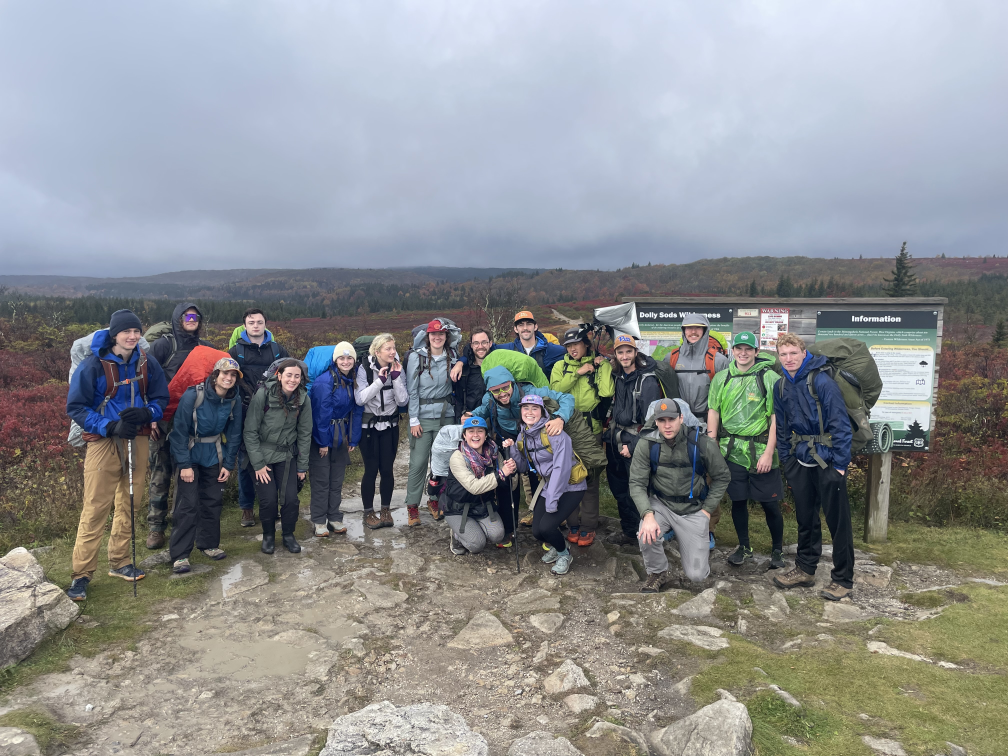
#> input picture ComputerVision/IMG_5330.jpeg, 4032 x 3024 px (shown at 1/4 size)
$ python -i FaceExtraction.py   (imports and definitions only)
#> lines starting #> are read from the running program, lines starting #| are printed output that depends on the picture
import cv2
import time
import shutil
import os

class FaceExtraction:
    def __init__(self):
        self.face_cascade = cv2.CascadeClassifier('ComputerVision\\haarcascade_frontalface_default.xml')
        self.scale_factor = 1

    def extract_faces(self, image):
#> called with image = 'IMG_5330.jpeg'
        start = time.time()

        original_img = cv2.imread(image)
#> original_img is the input picture: shape (3024, 4032, 3); mean B, G, R 144.2, 142, 139.3

        img = cv2.resize(original_img, (int((original_img.shape[1]*(1/self.scale_factor))), int(original_img.shape[0]*(1/self.scale_factor))))
        im = cv2.cvtColor(img, cv2.COLOR_BGR2GRAY)
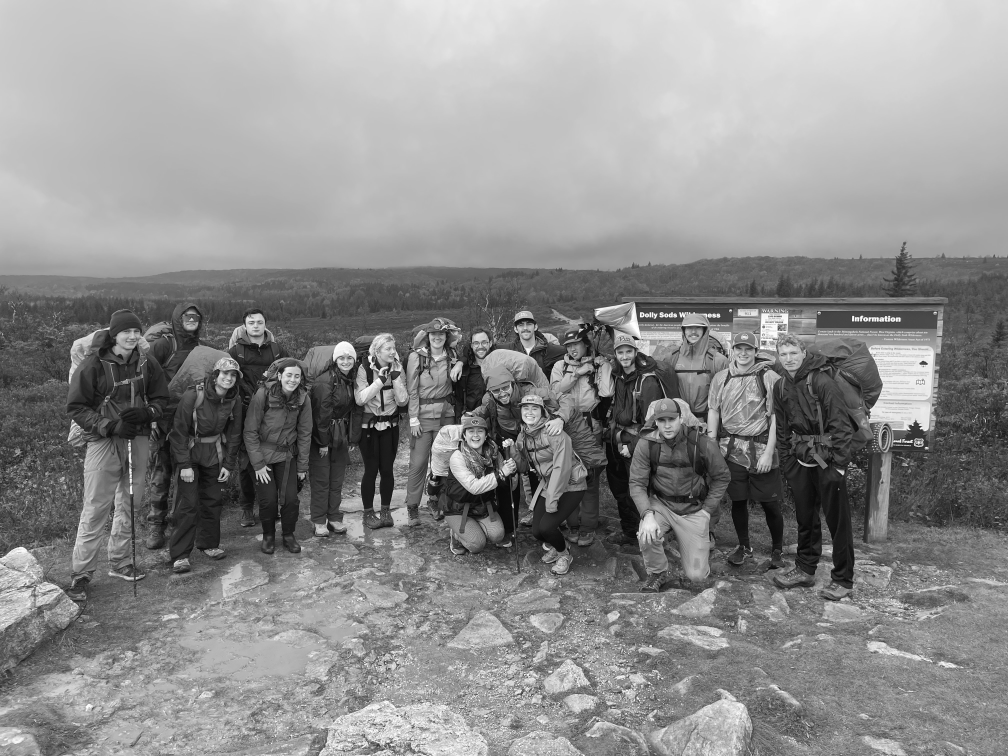
#> im: shape (3024, 4032) (shown at 1/4 size); min 0, max 255, mean 141.4

        faces = self.face_cascade.detectMultiScale(im, 1.1, 20)
#> faces = [[1879, 1337, 85, 85], [2072, 1595, 96, 96], [1342, 1402, 82, 82], [976, 1255, 96, 96], [1521, 1365, 82, 82], [3106, 1378, 99, 99], [1124, 1467, 92, 92], [2045, 1250, 114, 114], [2457, 1377, 88, 88], [1850, 1684, 104, 104]]

        self.save_faces(faces, original_img)

        end = time.time()

        print("FaceExtraction Execution Time: ", (end-start), "s")

        return len(faces)

    def save_faces(self, faces, image):
        self.clear_output_folder()

        for i, face in enumerate(faces):
            x1 = face[0]
            y1 = face[1]
            x2 = x1 + face[2]
            y2 = y1 + face[3]

            x1_scaled = x1 * self.scale_factor
            x2_scaled = x2 * self.scale_factor
            y1_scaled = y1 * self.scale_factor
            y2_scaled = y2 * self.scale_factor

            extracted_face = image[y1_scaled:y2_scaled, x1_scaled:x2_scaled]
            extracted_face = cv2.resize(extracted_face, (100,100))
            extracted_face = cv2.cvtColor(extracted_face, cv2.COLOR_BGR2GRAY)

            fname = "ComputerVision\\faces\\face" + str(i) + ".jpg"

            cv2.imwrite(fname, extracted_face)
#> this loop made 10 passes
#> (face, x1, y1, x2, y2, x1_scaled, x2_scaled, y1_scaled) on passes 1 to 10: ([1879, 1337, 85, 85], 1879, 1337, 1964, 1422, 1879, 1964, 1337), ([2072, 1595, 96, 96], 2072, 1595, 2168, 1691, 2072, 2168, 1595), ([1342, 1402, 82, 82], 1342, 1402, 1424, 1484, 1342, 1424, 1402), ([976, 1255, 96, 96], 976, 1255, 1072, 1351, 976, 1072, 1255), ([1521, 1365, 82, 82], 1521, 1365, 1603, 1447, 1521, 1603, 1365), ([3106, 1378, 99, 99], 3106, 1378, 3205, 1477, 3106, 3205, 1378), ([1124, 1467, 92, 92], 1124, 1467, 1216, 1559, 1124, 1216, 1467), ([2045, 1250, 114, 114], 2045, 1250, 2159, 1364, 2045, 2159, 1250), ([2457, 1377, 88, 88], 2457, 1377, 2545, 1465, 2457, 2545, 1377), ([1850, 1684, 104, 104], 1850, 1684, 1954, 1788, 1850, 1954, 1684)
#> pass 1, in save_faces, `extracted_face = image[y1_scaled:y2_scaled, x1_scaled:x2_scaled]`:
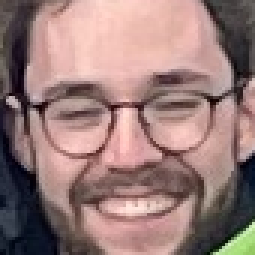
#> extracted_face: shape (85, 85, 3) (shown 3 times larger); mean B, G, R 119.9, 123.2, 152.1
#> pass 1, in save_faces, `extracted_face = cv2.resize(extracted_face, (100,100))`:
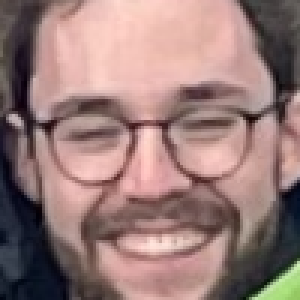
#> extracted_face: shape (100, 100, 3) (shown 3 times larger); mean B, G, R 119.8, 123.1, 152
#> pass 1, in save_faces, `extracted_face = cv2.cvtColor(extracted_face, cv2.COLOR_BGR2GRAY)`:
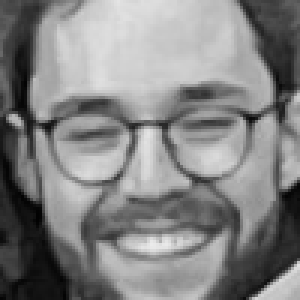
#> extracted_face: shape (100, 100) (shown 3 times larger); min 2, max 235, mean 131.3
#> pass 2, in save_faces, `extracted_face = image[y1_scaled:y2_scaled, x1_scaled:x2_scaled]`:
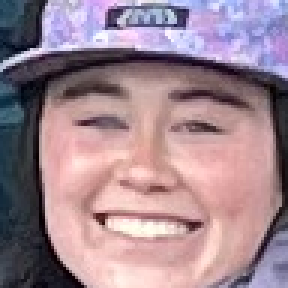
#> extracted_face: shape (96, 96, 3) (shown 3 times larger); mean B, G, R 144.8, 134.3, 159.5

    def clear_output_folder(self):
        try:
            shutil.rmtree('ComputerVision\\faces')
            os.makedirs('ComputerVision\\faces')
        except Exception as e:
            print("Error: ", e)

>>> result = FaceExtraction().extract_faces('IMG_5330.jpeg')
#> result = 10
